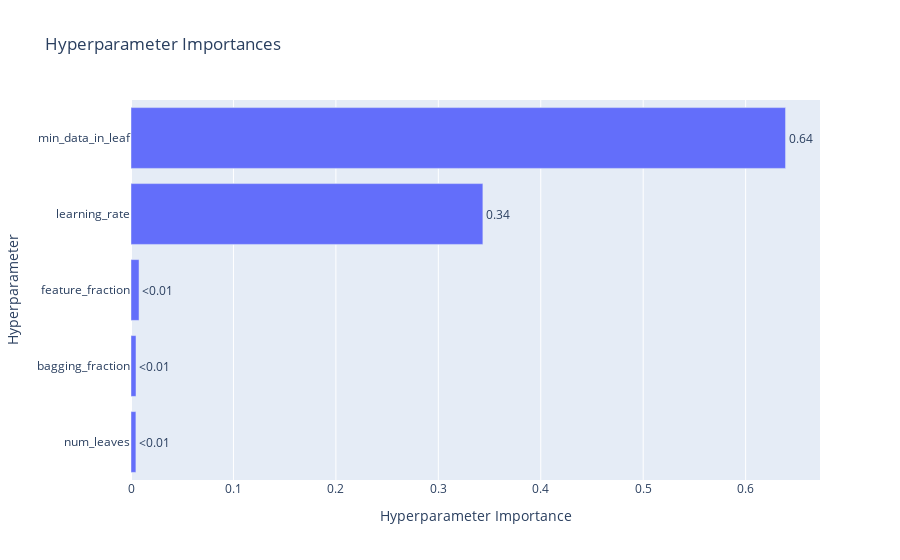

This figure's notebook cell:
### Code cell
plot_param_importances(study)

### Figure 1 — Plotly figure (JSON) as saved in the notebook; plotly's stock layout.template omitted (floating-point values rounded to 4 significant figures)
{"data": [{"cliponaxis": false, "hovertemplate": ["num_leaves (IntDistribution): 0.004796368533931504<extra></extra>", "bagging_fraction (FloatDistribution): 0.00489187728116754<extra></extra>", "feature_fraction (FloatDistribution): 0.007852172813733758<extra></extra>", "learning_rate (FloatDistribution): 0.34349703131363485<extra></extra>", "min_data_in_leaf (IntDistribution): 0.6389625500575323<extra></extra>"], "name": "Objective Value", "orientation": "h", "text": ["<0.01", "<0.01", "<0.01", "0.34", "0.64"], "textposition": "outside", "type": "bar", "x": [0.004796, 0.004892, 0.007852, 0.3435, 0.639], "y": ["num_leaves", "bagging_fraction", "feature_fraction", "learning_rate", "min_data_in_leaf"]}], "layout": {"title": {"text": "Hyperparameter Importances"}, "xaxis": {"title": {"text": "Hyperparameter Importance"}}, "yaxis": {"title": {"text": "Hyperparameter"}}}}
